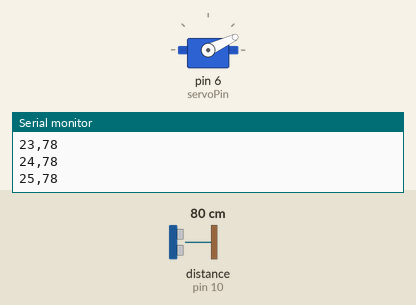
The sketch below on a simulated Arduino Uno, built with avr-gcc and run on an emulated ATmega328P. Parts: servo, the last lines printed to the serial monitor. Wiring (inferred from the names in the program): ultrasonic range finder: trigger pin 9; echo pin 10. The test bench sets the inputs (shaded band); at power-on: distance to the obstacle (sensor on pin 10) 80 cm. The echo pulse lasts 58.3 µs per cm.

Above: at 2.27 s.
2.3 s: distance to the obstacle (sensor on pin 10) set to 2 cm
At 2.96 s:
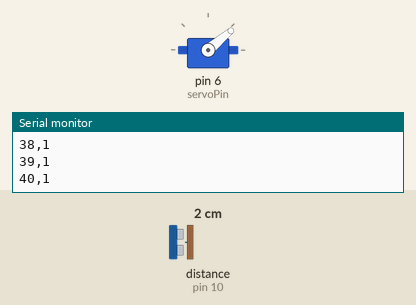
5.3 s: distance to the obstacle (sensor on pin 10) set to 250 cm
At 5.47 s:
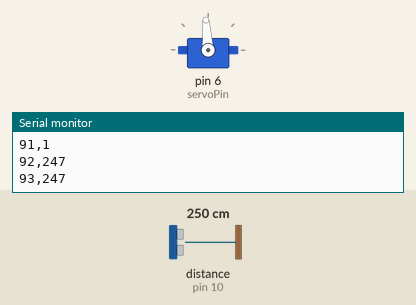
8.3 s: distance to the obstacle (sensor on pin 10) set to 4 cm
At 10.15 s:
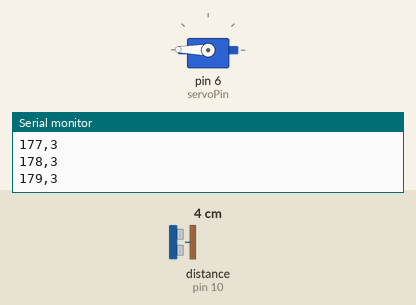
Timing chart, 0 to 17.3 s (numbered marks = the images above; inputs shaded):
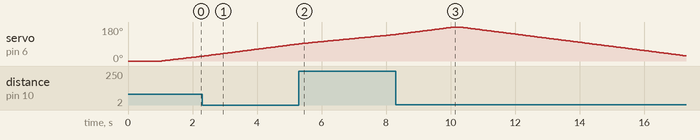

Measured:
- by itself, servo on pin 6 (servoPin): rises from 140° to 180° in 1.9 s, then falls to 27° in 7.0 s

The sketch:

radar_sensor.ino
```cpp
#include <Servo.h>

Servo radarServo;

const int trigPin = 9;
const int echoPin = 10;
const int servoPin = 6;

int angle = 0;
int step = 1;

void setup() {
  Serial.begin(9600);
  pinMode(trigPin, OUTPUT);
  pinMode(echoPin, INPUT);
  radarServo.attach(servoPin);
  radarServo.write(angle);
  delay(1000);
}

long getDistance() {
  digitalWrite(trigPin, LOW);
  delayMicroseconds(2);
  digitalWrite(trigPin, HIGH);
  delayMicroseconds(10);
  digitalWrite(trigPin, LOW);

  long duration = pulseIn(echoPin, HIGH);
  return duration * 0.034 / 2;
}

void loop() {
  long dist = getDistance();

  Serial.print(angle);
  Serial.print(",");
  Serial.println(dist);

  delay(45);

  angle += step;
  if (angle >= 180 || angle <= 0) {
    step = -step;
    delay(150);
  }

  radarServo.write(angle);
}
```
